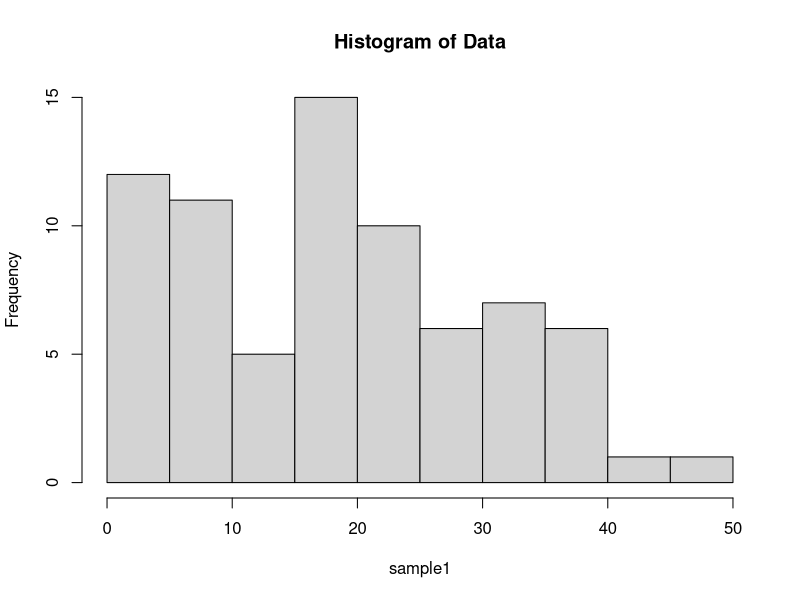
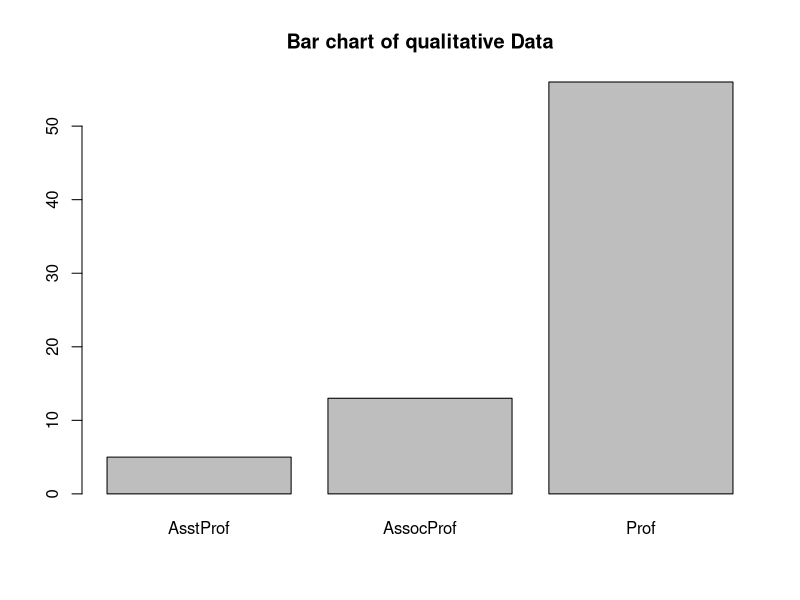
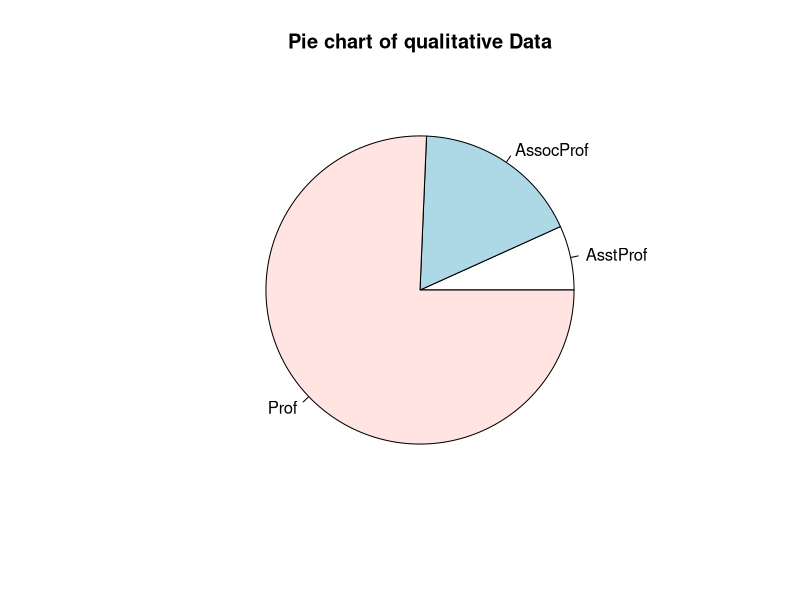
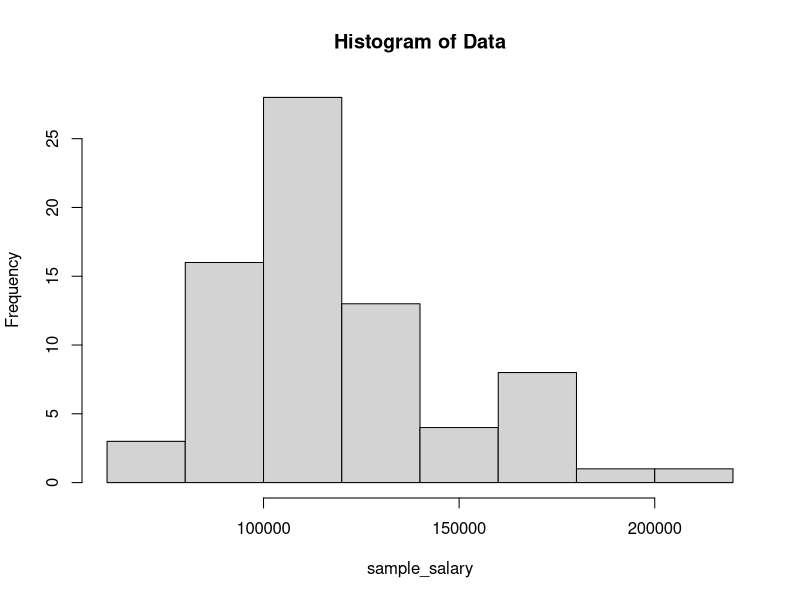
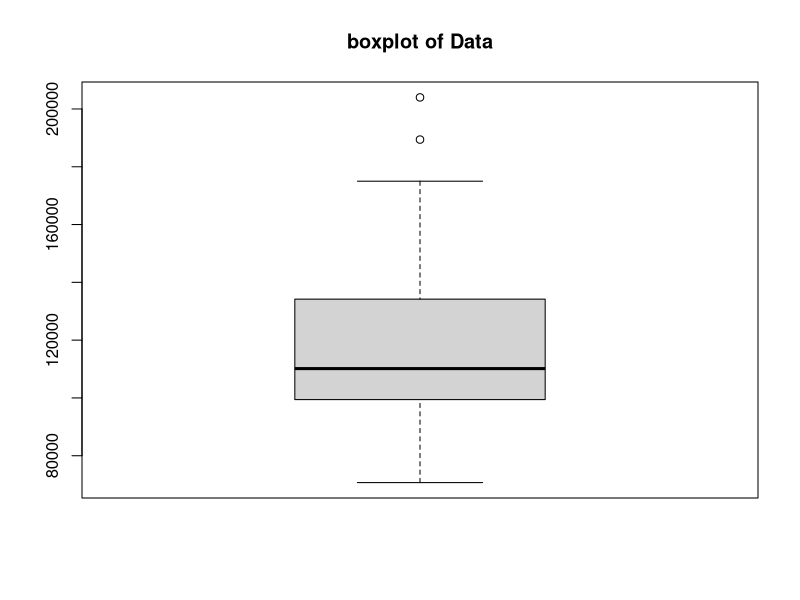
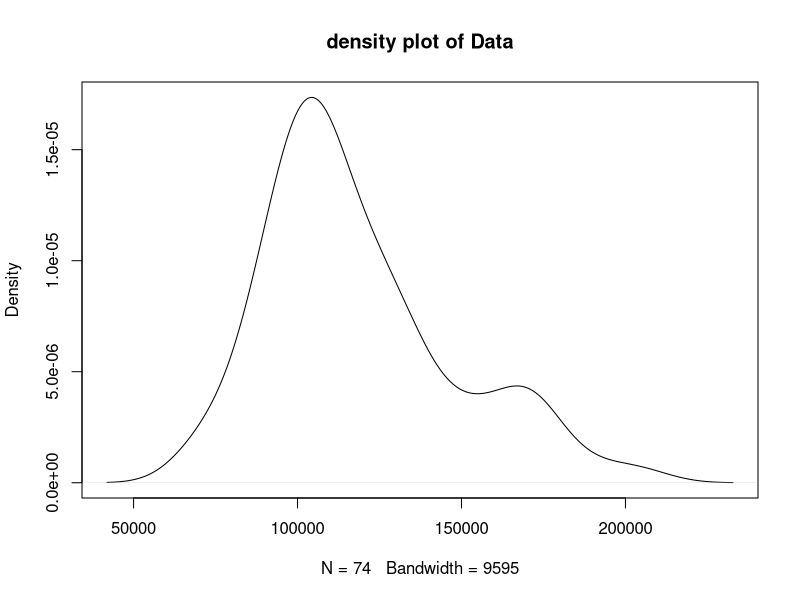

The R source for these figures, in order:
## ---- chunk 1
library(car)
data("Salaries")
my.id=54+20
## ---- chunk 2
set.seed(my.id)
sample1=sample(Salaries$yrs.service,size = my.id);sample1
## ---- chunk 3
set.seed(my.id)
mean(sample1)
## ---- chunk 4
set.seed(my.id)
median(sample1)
## ---- chunk 5
set.seed(my.id)
sd(sample1)
## ---- chunk 6
set.seed(my.id)
var(sample1)
## ---- chunk 7
set.seed(my.id)
range_value=max(sample1)-min(sample1);range_value
## ---- chunk 8
set.seed(my.id)
quantile(sample1,0.25)
## ---- chunk 9
set.seed(my.id)
quantile(sample1,0.5)
## ---- chunk 10
set.seed(my.id)
quantile(sample1,0.75)
## ---- chunk 11
library(e1071)
set.seed(my.id)
hist(sample1,main="Histogram of Data")
## ---- chunk 12
set.seed(my.id)
skewness(sample1)
## ---- chunk 13
set.seed(my.id)
kurtosis(sample1)
## ---- chunk 14
set.seed(my.id)
sample_rank=sample(Salaries$rank,size = my.id)
count_sample_rank=table(sample_rank)
## ---- chunk 15
barplot(count_sample_rank,main ="Bar chart of qualitative Data")
## ---- chunk 16
pie(count_sample_rank,main ="Pie chart of qualitative Data")
## ---- chunk 17
set.seed(my.id)
sample_salary=sample(Salaries$salary,size = my.id)
## ---- chunk 18
set.seed(my.id)
hist(sample_salary,main ="Histogram of Data")
## ---- chunk 19
set.seed(my.id)
boxplot(sample_salary,main ="boxplot of Data")
## ---- chunk 20
set.seed(my.id)
plot(density(sample_salary),main ="density plot of Data")
## ---- chunk 21
set.seed(my.id)
random_normal_number=rnorm(100,50,10)
random_normal_number = round(random_normal_number);random_normal_number

## ---- chunk 22
set.seed(my.id)
multiple_6=sort(random_normal_number[random_normal_number%%6==0]);multiple_6
## ---- chunk 23
set.seed(my.id)
x= Salaries$salary
n=length(x)

sum_denominator=function(x) {
  return(sum(1 / x))
}

denominator = sum_denominator(x)
Fx=n/denominator;Fx
## ---- chunk 24
set.seed(my.id)

f <- function(x) {
  return(1+(x^2))
}

integral_1=integrate(f,0.5,3);integral_1
## ---- chunk 25
library(pracma)
set.seed(my.id)

f <- function(x,y) {
  return(x+(y^2)-1)
}

integral_2=integral2(f,3,5,0,1);integral_2$Q
## ---- chunk 26
set.seed(my.id)
matrix_A = matrix(c(1,6,9,2,1,5,4,3,3),nrow=3,ncol=3);matrix_A
## ---- chunk 27
set.seed(my.id)
det(matrix_A)
## ---- chunk 28
set.seed(my.id)
solve(matrix_A)
## ---- chunk 29
set.seed(my.id)
diag(matrix_A)=0;matrix_A
